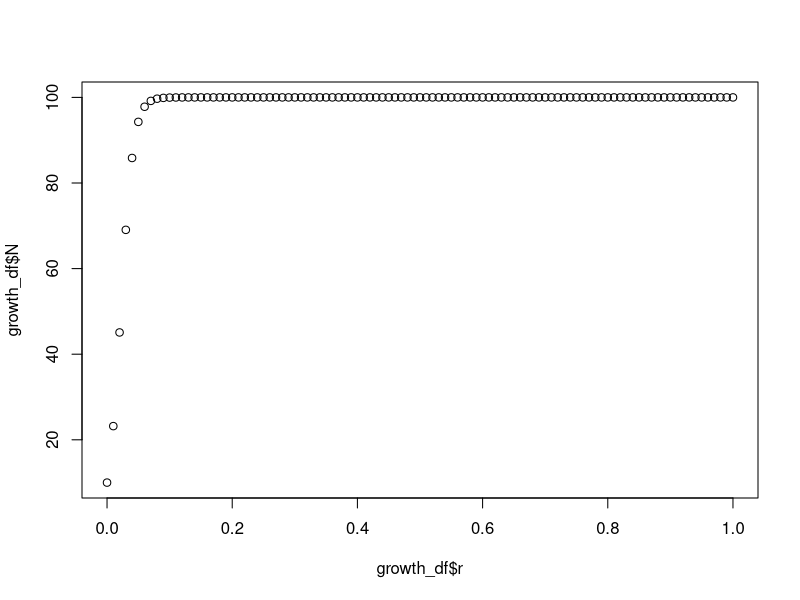

Write R code to recreate this figure.
# basic coding with for loops
# february 10th, 2026
# Hannah Grace McNulty


# creating a basic for loop:

for (i in 1:5) { #declared a loop of 1-5
  cat("stuck in a loop", "\n") # the "\n" moves it to the next line in the console
  cat(3 + 2, "\n")
  cat(runif(1), "\n")
}

my_dogs <- c("chow", "akita", "malamute", "husky", "samoyed")

for (i in 1:length(my_dogs)){
  cat("i =", i, "my_dogs[i] =", my_dogs[i], "\n")
}


my_bad_dogs <- NULL 
for (i in 1:length(my_bad_dogs)){
    cat("i =", i, "my_bad_dogs[i] =", my_bad_dogs[i], "\n")

}

for (i in seq_along(my_dogs)){
    cat("i =", i, "my_bad_dogs[i] =", my_bad_dogs[i], "\n")

}


# Tip #1
# ____________
# Dont do things in a loop that you do not need to:
for (i in seq_along(my_dogs)){
  my_dogs[i] <- toupper(my_dogs[i])  #toupper = converts to uppercase
}
#^^^^^^^^^^^^^ this works but you could also just do 
toupper(my_dogs)
#or 
tolower(my_dogs)

# Tip #2
# ____________
# dont change dimensions in the loop
my_dat <- runif(1) #start with a single value

for (i in 2:10){ #define how many runs
  temp <- runif(1) #create a random number
  my_dat <- c(my_dat, temp) #put the two variables together
  #cat("loop numer =", i, my_dat[i], "\n") #im not sure what this is doing?
  print(my_dat)
}

# Tip #3
# ____________
# Dont write a loop if you can vectorize it
my_dat <- 1:10
for (i in seq_along(my_dat)){
  my_dat[i] <- my_dat[i] + my_dat[i]^2
  cat("loop numer =", i,"vector element =", my_dat[i], "\n")
}
#^^^^^^^^^^^^ above is the exact same thing as below
z <- 1:10
z <- z + z^2
# DO THIS

# Tip #4
# ____________
# remember the difference between i and z[i]
z <- c(10, 2, 4)
for (i in seq_along(z)){
  cat("i =", i, "z[i] =", z[i], "\n")
}

# Tip #5
# ____________
# dont have to loop through everything
z <- 1:20
for (i in seq_along(z)){
  if(i %% 2 ==0) next #next is a control # this is saying i\2, if its 0 move to the next = basically removing all even numbers
  print(i)
}



##########################################
# Look at the parameter space of the logistic growth model with a for loop


my_function <- function(N0 = 10, r = 0.3, K = 100, tf = 100, ts = 1){
  # FUNCTION: my_function
  # PURPOSE: Run a logistic growth model and return a dataframe with columns for population size and time.
  # INPUTS: No: initial population size, r: growth rate, K: carrying capacity, tfinal: end time, ts: time step 
  # OUTPUTS: dataframe of Population size over Time

  t <- seq(from = 1, to = tf, by = ts) #from year 1-100, by 1 = as defined in the function header

  e <- 2.7182 #constant doesn't change, find the name

  n <-  K/(1+((K-N0)/N0)*e^(-r*t)) #equation to find n

  df <- data.frame(t, n) #combine variables n and t into a data frame

  return(df)

}

r_vec <- seq(0,1, by = .01) #vector of little r's :values we want

container_vec <- rep(NA, length(r_vec)) #storage for max(n) :container, filled full of NAs based on the length of the first vector

for (i in seq_along(r_vec)){
  temp_df <- my_function(r = r_vec[i])
  max_n <- max(temp_df$n)
  #print(max_n) if you wanna just look at rhe max value for checking
  container_vec[i] <- max_n #storage us happening here!
}

growth_df <- data.frame(r = r_vec, N = container_vec)
head(growth_df)

plot(x = growth_df$r, y = growth_df$N)




